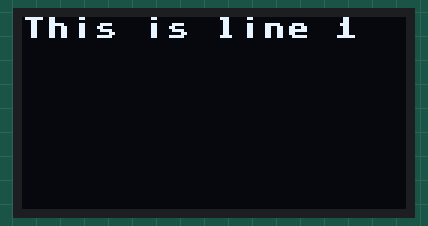
The program below on a simulated ESP8266 board running MicroPython. Parts: 128×64 one-colour display. At 5.2 s the program stops and its outputs stay as they are.

Above: at 0.1 s.
At 1.1 s:
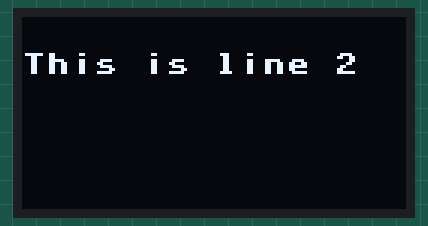
At 2.1 s:
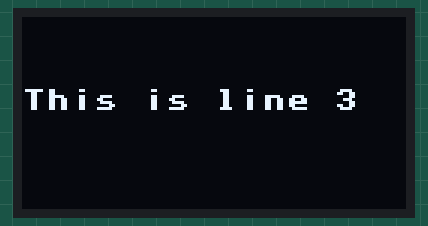
At 3.2 s:
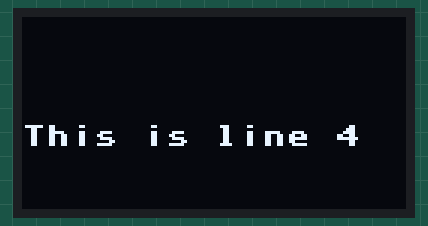
At 4.2 s:
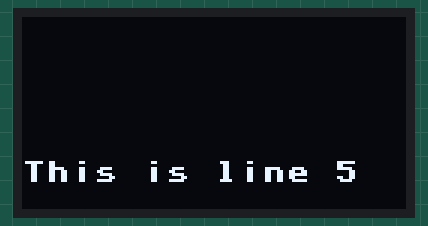

Measured:
- what the display in image 1 shows lasts 1.0 s, from 1.1 s to 2.1 s

The program:

line_by_line.py
```python
from machine import Pin, I2C
import ssd1306
import time

# Function to display text line by line
def display_lines(display, lines):
    for i, line in enumerate(lines):
        display.fill(0)  # Clear the display
        display.text(line, 0, i * 12, 1)  # Display the line
        display.show()  # Update the display
        time.sleep(1)  # Pause for 1 second

# Initialize I2C and SSD1306 display
i2c = I2C(sda=Pin(4), scl=Pin(5))
display = ssd1306.SSD1306_I2C(128, 64, i2c)

# Multiple lines of text
lines = [
    "This is line 1",
    "This is line 2",
    "This is line 3",
    "This is line 4",
    "This is line 5"
]

# Display each line one after another
display_lines(display, lines)

# Clear the display
display.fill(0)
display.show()
```
